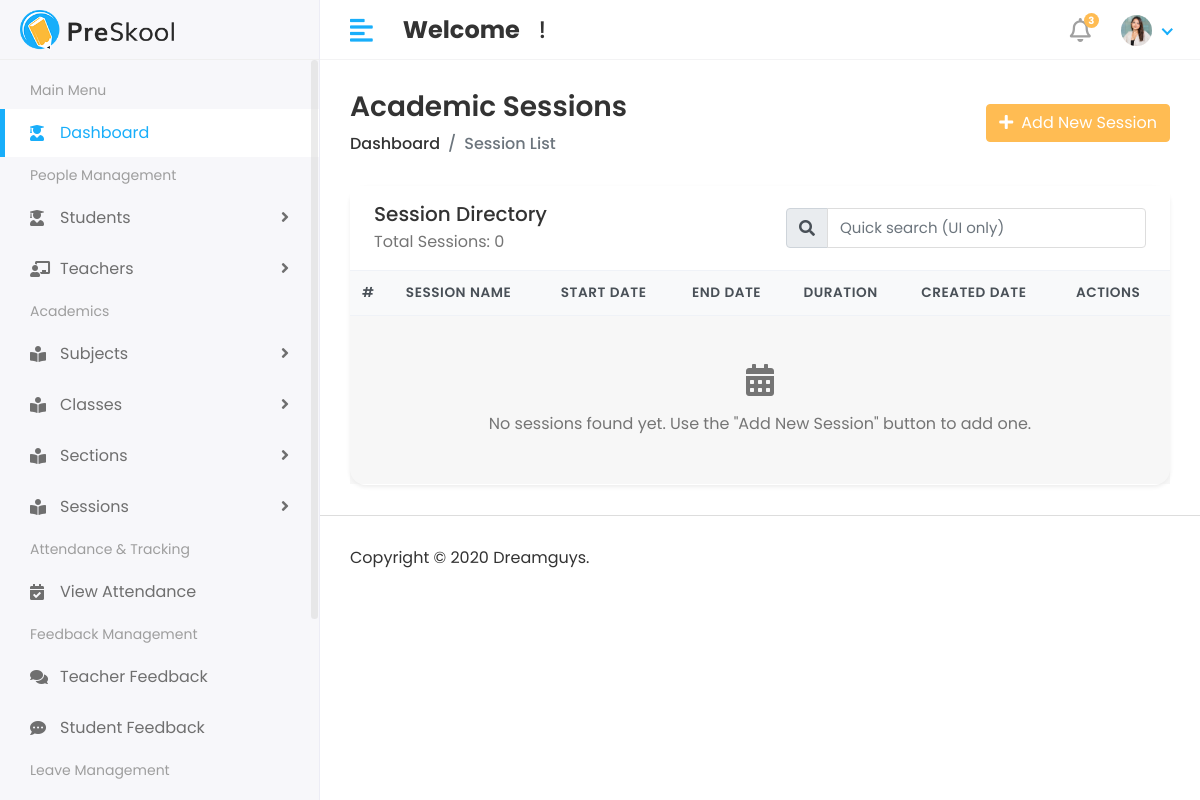
Before: /academic/session-list/ with the older database file.
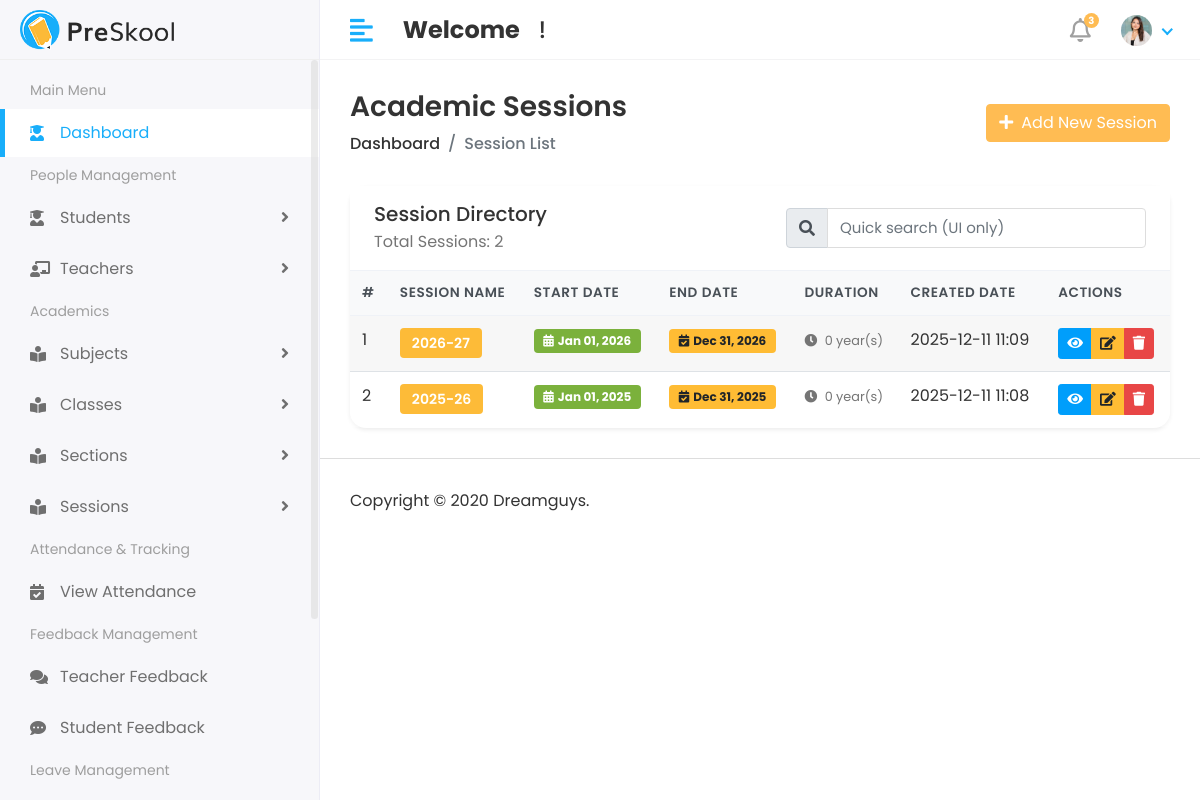
After: the same page with the newer database file.
### academic/models.py (models this page shows, shortened)
class Session(models.Model):
    name = models.CharField(max_length=20, unique=True, verbose_name="Academic Session")
    start_date = models.DateField()
    end_date = models.DateField()
    created_at = models.DateTimeField(auto_now_add=True)

### academic/views.py (the view)
# urls.py: path('session-list/', session_list, name='session_list'),
def session_list(request):
    sessions = Session.objects.all().order_by('-created_at')
    context = {
        'sessions': sessions
    }
    return render(request, 'Academic/session/session_list.html', context)

### templates/Academic/session/session_list.html (shortened to what this page needs)
{% extends "base.html" %}
{% load static %}
{% block content %}
<div class="content container-fluid">
    <div class="page-header">
        <div class="row align-items-center">
            <div class="col">
                <h3 class="page-title mb-2">Academic Sessions</h3>
                <ul class="breadcrumb mb-0">
                    <li class="breadcrumb-item"><a href="{% url 'admin_home_page' %}">Dashboard</a></li>
                    <li class="breadcrumb-item active">Session List</li>
                </ul>
            </div>
            <div class="col-auto mt-3 mt-md-0">
                <a href="{% url 'add_session' %}" class="btn btn-primary">
                    <i class="fas fa-plus mr-2"></i>Add New Session
                </a>
            </div>
        </div>
    </div>
    <div class="card shadow-sm session-table-card">
        <div class="card-header bg-white border-0 d-flex flex-column flex-md-row align-items-start align-items-md-center justify-content-between">
            <div>
                <h5 class="mb-1">Session Directory</h5>
                <p class="mb-0 text-muted">Total Sessions: {{ sessions|length }}</p>
            </div>
            <form class="form-inline mt-3 mt-md-0">
                <div class="input-group">
                    <div class="input-group-prepend">
                        <span class="input-group-text"><i class="fas fa-search"></i></span>
                    </div>
                    <input type="text" class="form-control" id="sessionSearch" placeholder="Quick search (UI only)">
                </div>
            </form>
        </div>
        <div class="table-responsive">
            <table class="table table-hover table-striped align-middle mb-0" id="sessionTable">
                <thead class="thead-light">
                    <tr>
                        <th scope="col">#</th>
                        <th scope="col">Session Name</th>
                        <th scope="col">Start Date</th>
                        <th scope="col">End Date</th>
                        <th scope="col">Duration</th>
                        <th scope="col">Created Date</th>
                        <th scope="col">Actions</th>
                    </tr>
                </thead>
                <tbody>
                    {% for session in sessions %}
                        <tr>
                            <td>{{ forloop.counter }}</td>
                            <td>
                                <span class="badge badge-primary badge-session">{{ session.name }}</span>
                            </td>
                            <td>
                                <span class="badge badge-success date-badge">
                                    <i class="fas fa-calendar-alt mr-1"></i>{{ session.start_date|date:"M d, Y" }}
                                </span>
                            </td>
                            <td>
                                <span class="badge badge-warning date-badge">
                                    <i class="fas fa-calendar-check mr-1"></i>{{ session.end_date|date:"M d, Y" }}
                                </span>
                            </td>
                            <td>
                                {% widthratio session.end_date.toordinal session.start_date.toordinal 1 as days_diff %}
                                {% if days_diff %}
                                    <small class="text-muted">
                                        <i class="fas fa-clock mr-1"></i>
                                        {% widthratio days_diff 365 1 %} year(s)
                                    </small>
                                {% else %}
                                    <small class="text-muted">—</small>
                                {% endif %}
                            </td>
                            <td>{{ session.created_at|date:"Y-m-d H:i"|default:"—" }}</td>
                            <td>
                                <div class="btn-group" role="group">
                                    <a href="#" class="btn btn-sm btn-info" title="View">
                                        <i class="fas fa-eye"></i>
                                    </a>
                                    <a href="{% url 'edit_session' session.id %}" class="btn btn-sm btn-warning" title="Edit">
                                        <i class="fas fa-edit"></i>
                                    </a>
                                    <a href="{% url 'delete_session' session.id %}" class="btn btn-sm btn-danger" title="Delete" onclick="return confirm('Are you sure you want to delete this session?')">
                                        <i class="fas fa-trash"></i>
                                    </a>
                                </div>
                            </td>
                        </tr>
                    {% empty %}
                        <tr>
                            <td colspan="7" class="text-center py-5">
                                <div class="text-muted">
                                    <i class="fas fa-calendar-alt fa-2x mb-3 d-block"></i>
                                    No sessions found yet. Use the "Add New Session" button to add one.
                                </div>
                            </td>
                        </tr>
                    {% endfor %}
                </tbody>
            </table>
        </div>
    </div>
</div>
{% endblock content %}

### templates/base.html (shortened to what this page needs)
{% load static %}
<!DOCTYPE html>
<html lang="en">
<head>
    <link rel="stylesheet" href="{% static 'assets/plugins/bootstrap/css/bootstrap.min.css' %}">
    <link rel="stylesheet" href="{% static 'assets/plugins/fontawesome/css/fontawesome.min.css' %}">
    <link rel="stylesheet" href="{% static 'assets/plugins/fontawesome/css/all.min.css' %}">
    <link rel="stylesheet" href="{% static 'assets/css/style.css' %}">
</head>
<body>
    <div class="main-wrapper">
        {% include "Includes/header.html" %}
        {% include "Includes/sidebar.html" %}
        <div class="page-wrapper">
            {% block content %}
            {% endblock content %}
            {% include "Includes/footer.html" %}
        </div>
    </div>
</body>
</html>

### templates/Includes/header.html (shortened to what this page needs)
{% load static %}
<div class="header">
    <div class="header-left">
        <a href="#" class="logo">
            <img src="{% static 'assets/img/logo.png' %}" alt="Logo">
        </a>
    </div>
    <a href="javascript:void(0);" id="toggle_btn">
        <i class="fas fa-align-left"></i>
    </a>
    <div class="top-nav-search mt-3">
        <h4><strong>Welcome</strong><span>&nbsp;{{user.first_name}} {{user.last_name}}&nbsp;!</span></h4>
    </div>
    <ul class="nav user-menu">
        <li class="nav-item dropdown noti-dropdown">
            <a href="#" class="dropdown-toggle nav-link" data-toggle="dropdown">
                <i class="far fa-bell"></i> <span class="badge badge-pill">3</span>
            </a>
        </li>
        <li class="nav-item dropdown has-arrow">
            <a href="#" class="dropdown-toggle nav-link" data-toggle="dropdown">
                <span class="user-img">
                    {% if user.profile_pic %}
                        <img class="rounded-circle" src="{{ user.profile_pic.url }}" width="31" height="31" alt="{{ user.get_full_name|default:user.username }}">
                    {% else %}
                        <img class="rounded-circle" src="{% static 'assets/img/profiles/avatar-01.jpg' %}" width="31" height="31" alt="Default avatar">
                    {% endif %}
                </span>
            </a>
        </li>
    </ul>
</div>

### templates/Includes/sidebar.html (shortened to what this page needs)
{% load static %}
<div class="sidebar" id="sidebar">
    <div class="sidebar-inner slimscroll">
        <div id="sidebar-menu" class="sidebar-menu">
            <ul>
                <li class="menu-title">
                    <span>Main Menu</span>
                </li>
                <li class="active">
                    <a href="{% url 'admin_home_page' %}"><i class="fas fa-user-graduate"></i> <span> Dashboard</span></a>
                </li>
                <li class="menu-title">
                    <span>People Management</span>
                </li>
                <li class="submenu">
                    <a href="#"><i class="fas fa-user-graduate"></i> <span> Students</span> <span class="menu-arrow"></span></a>
                </li>
                <li class="submenu">
                    <a href="#"><i class="fas fa-chalkboard-teacher"></i> <span> Teachers</span> <span class="menu-arrow"></span></a>
                </li>
                <li class="menu-title">
                    <span>Academics</span>
                </li>
                <li class="submenu">
                    <a href="#"><i class="fas fa-book-reader"></i> <span> Subjects</span> <span class="menu-arrow"></span></a>
                </li>
                <li class="submenu">
                    <a href="#"><i class="fas fa-book-reader"></i> <span> Classes</span> <span class="menu-arrow"></span></a>
                </li>
                <li class="submenu">
                    <a href="#"><i class="fas fa-book-reader"></i> <span> Sections</span> <span class="menu-arrow"></span></a>
                </li>
                <li class="submenu">
                    <a href="#"><i class="fas fa-book-reader"></i> <span> Sessions</span> <span class="menu-arrow"></span></a>
                </li>
                <li class="menu-title">
                    <span>Attendance & Tracking</span>
                </li>
                <li>
                    <a href="#"><i class="fas fa-calendar-check"></i> <span>View Attendance</span></a>
                </li>
                <li class="menu-title">
                    <span>Feedback Management</span>
                </li>
                <li>
                    <a href="#"><i class="fas fa-comments"></i> <span>Teacher Feedback</span></a>
                </li>
                <li>
                    <a href="#"><i class="fas fa-comment-dots"></i> <span>Student Feedback</span></a>
                </li>
                <li class="menu-title">
                    <span>Leave Management</span>
                </li>
                <li>
                    <a href="#"> <span>Teacher Leave</span></a>
                </li>
            </ul>
        </div>
    </div>
</div>

### templates/Includes/footer.html
<footer>
               <p>Copyright © 2020 Dreamguys.</p>
            </footer>

### templates/Academic/session/session_list.html (style rules this page uses)
.table thead th { border-bottom-width: 1px; font-size: 0.85rem; text-transform: uppercase; letter-spacing: 0.04em; }
.session-table-card { border: 0; border-radius: 1rem; }
.badge-session { font-size: 0.875rem; padding: 0.5rem 0.75rem; font-weight: 600; }
.date-badge { font-size: 0.75rem; padding: 0.35rem 0.6rem; }

Changed rows visible on the page:
added Session: name "2026-27", start_date "Jan 01, 2026", end_date "Dec 31, 2026", widthratio "0", created_at "2025-12-11 11:09"
added Session: name "2025-26", start_date "Jan 01, 2025", end_date "Dec 31, 2025", widthratio "0", created_at "2025-12-11 11:08"
Other visible differences:
{{ sessions|length }}: "0" → "2"
text no longer shown: "No sessions found yet. Use the \"Add New Session\" button to add one."
